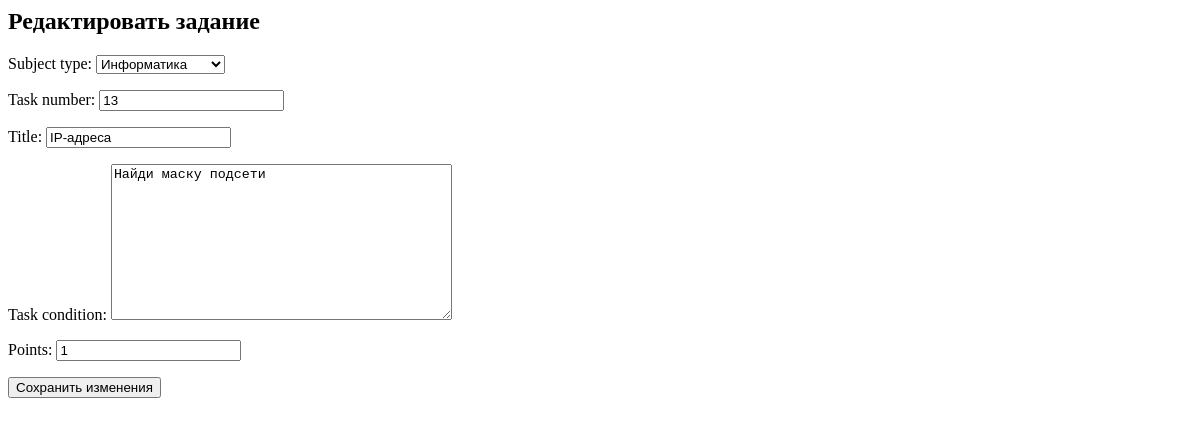
/edit_task/2/, run on an earlier commit of the app's database.
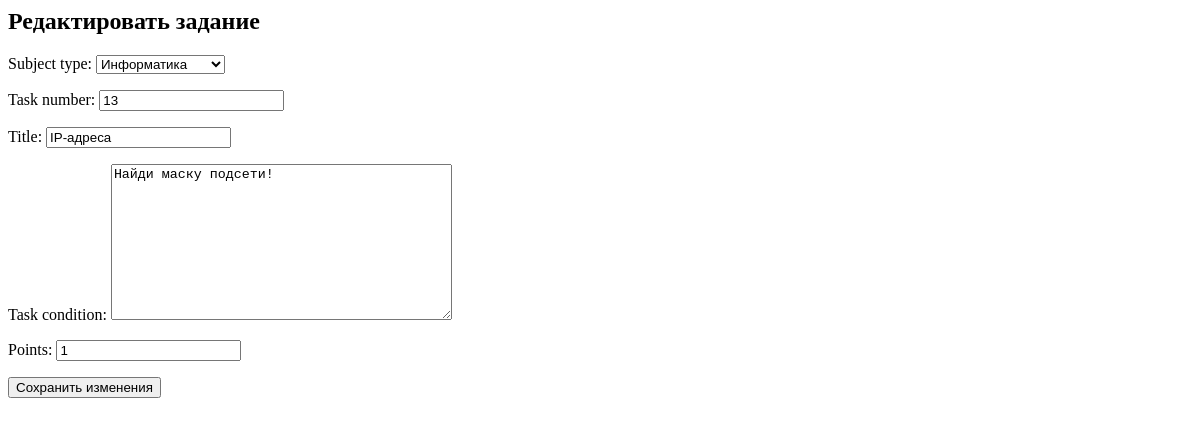
And on a later commit of the database.
### egeming_app/models.py (models this page shows, shortened)
class Task(models.Model):
    SUBJECT_CHOICES = [
        ('Информатика', 'Информатика'),
        ('Математика', 'Математика'),
        ('Русский язык', 'Русский язык'),
        ('Английский язык', 'Английский язык'),
        ('Обществознание', 'Обществознание'),
        ('География', 'География'),
        ('Физика', 'Физика'),
        ('Химия', 'Химия'),
        ('Биология', 'Биология'),
        ('Литература', 'Литература'),
        ('История', 'История'),
        ('Не задано', 'Не задано'),
    ]
    subject_type = models.CharField(max_length=50, choices=SUBJECT_CHOICES, default='Не задано')
    task_number = models.IntegerField()
    title = models.CharField(max_length=255)
    task_condition = models.TextField()
    points = models.IntegerField()

### egeming_app/views.py (the view, shortened to what this page needs)
# urls.py: path('edit_task/<int:pk>/', EditTaskView.as_view(), name='edit_task'),
class EditTaskView(View):
    template_name = 'edit_task.html'
    def get(self, request, pk):
        task = get_object_or_404(Task, pk=pk)
        form = TaskForm(instance=task)
        return render(request, self.template_name, {'form': form, 'task': task})

### egeming_app/forms.py
class TaskForm(forms.ModelForm):
    class Meta:
        model = Task
        fields = ['subject_type', 'task_number', 'title', 'task_condition', 'points']

### templates/edit_task.html (shortened to what this page needs)
{% block content %}
  <h2>Редактировать задание</h2>
  <form method="post">
    {{ form.as_p }}
    <button type="submit">Сохранить изменения</button>
  </form>
{% endblock %}

What changed in the data, as far as the page shows it:
changed Task "Информатика": task_condition "Найди маску подсети" → "Найди маску подсети!"
